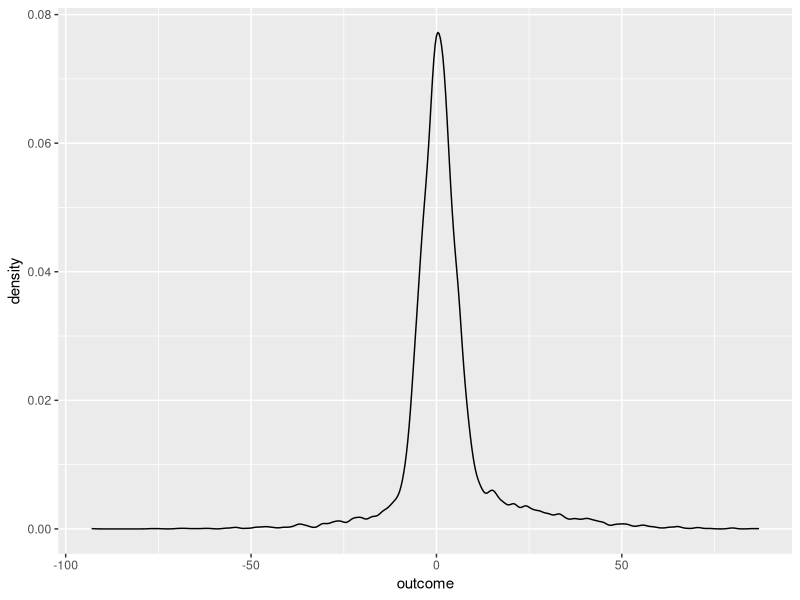
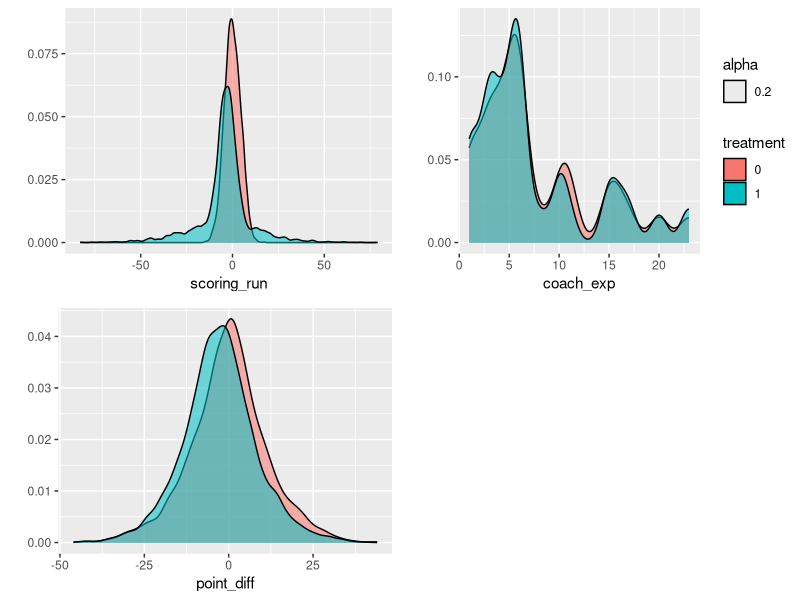
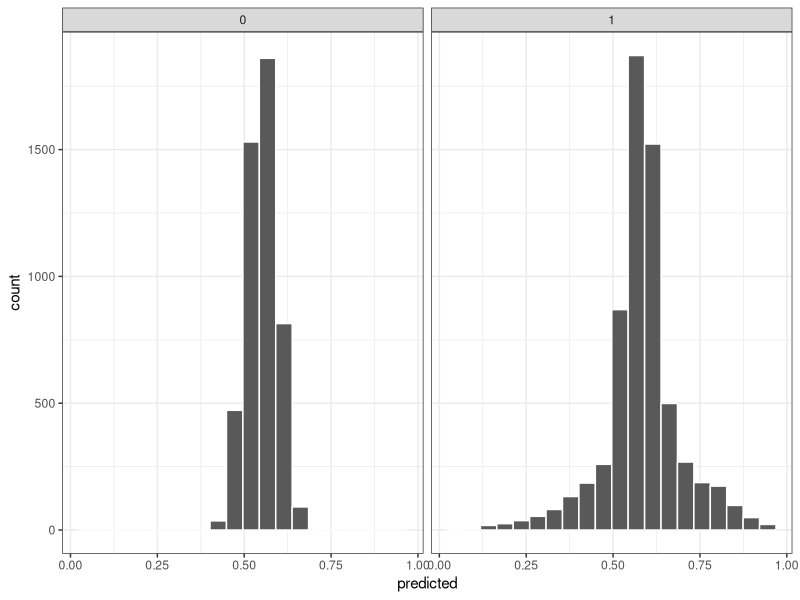
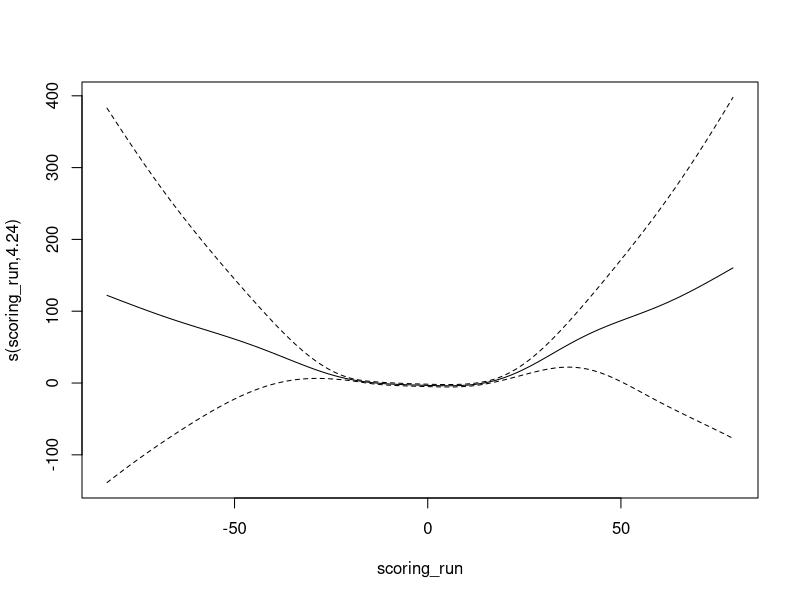
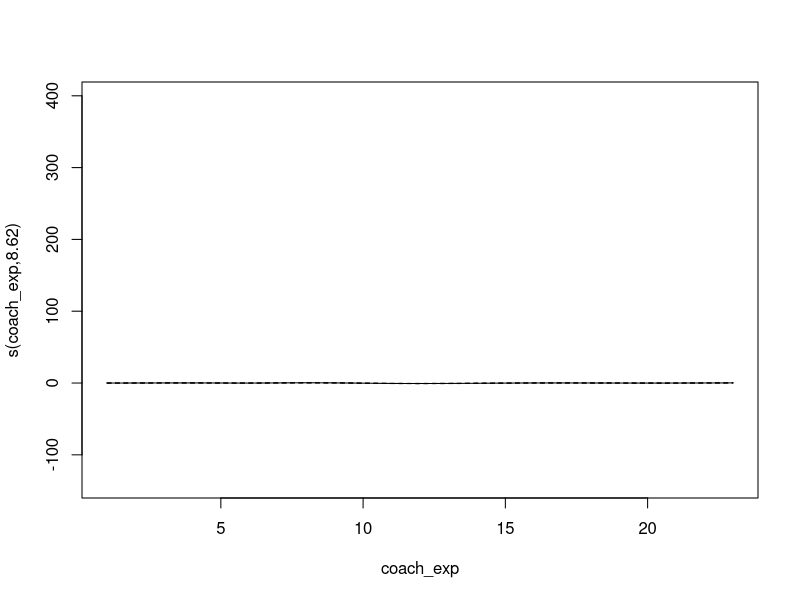
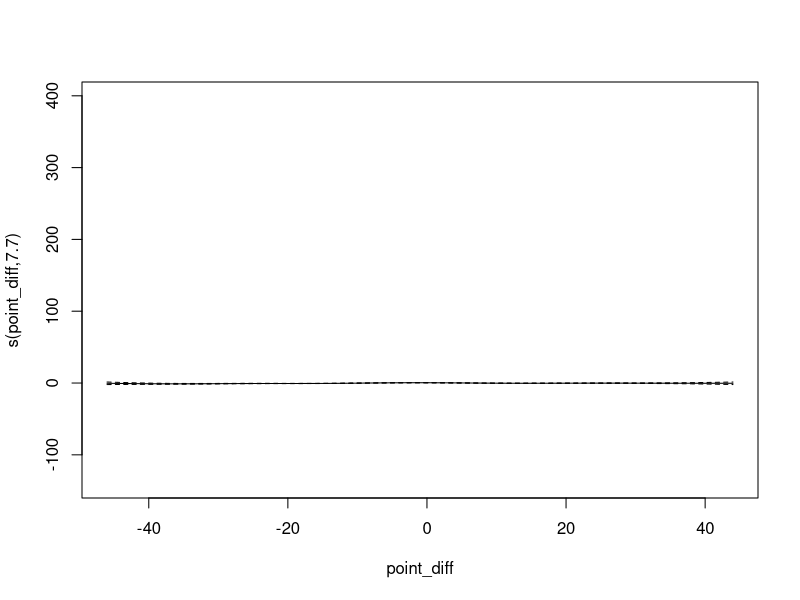
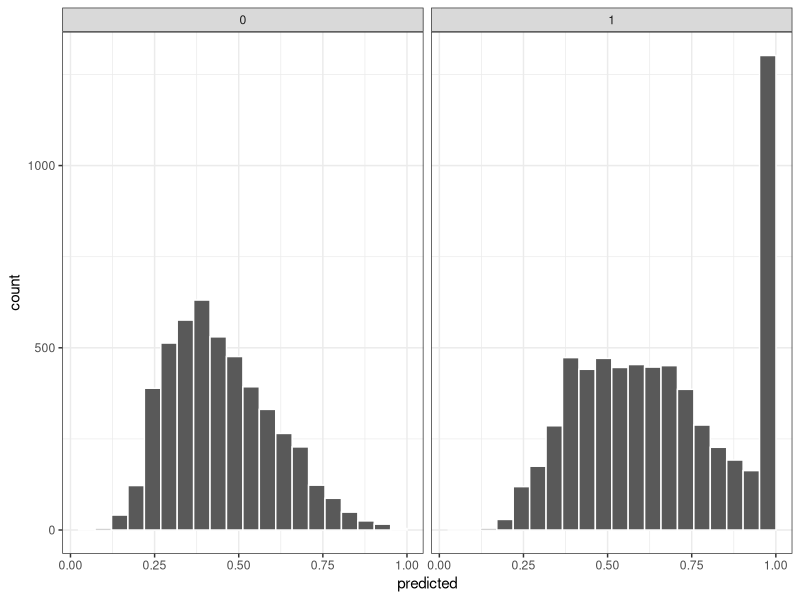
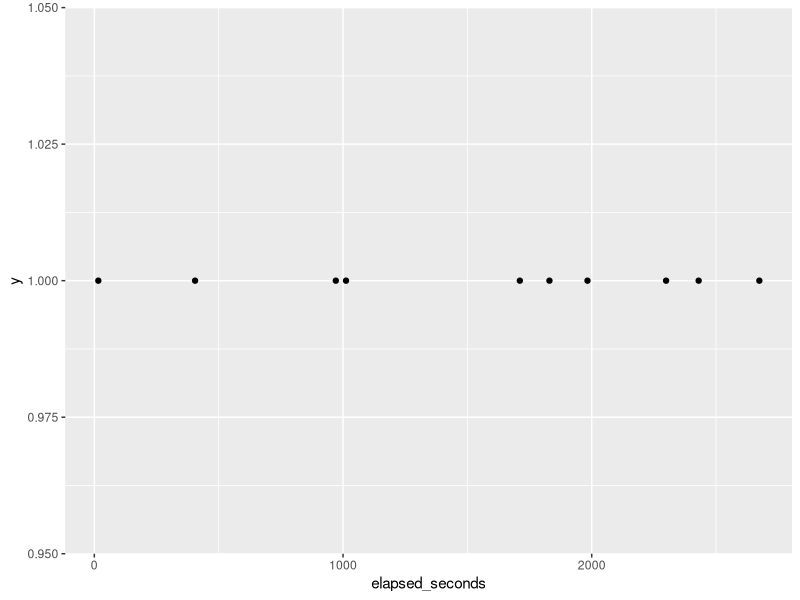

These charts were generated, in order, by the following R code: (Note: this script raises an error after producing the figures.)
## ---- chunk 1
knitr::opts_chunk$set(echo = TRUE)
## ---- chunk 2
library(boot)
library(tidyverse)
library(mgcv)
## ---- chunk 3
# via http://www.cookbook-r.com/Graphs/Multiple_graphs_on_one_page_(ggplot2)/

# Multiple plot function
#
# ggplot objects can be passed in ..., or to plotlist (as a list of ggplot objects)
# - cols:   Number of columns in layout
# - layout: A matrix specifying the layout. If present, 'cols' is ignored.
#
# If the layout is something like matrix(c(1,2,3,3), nrow=2, byrow=TRUE),
# then plot 1 will go in the upper left, 2 will go in the upper right, and
# 3 will go all the way across the bottom.
#
multiplot <- function(..., plotlist=NULL, file, cols=1, layout=NULL) {
  library(grid)

  # Make a list from the ... arguments and plotlist
  plots <- c(list(...), plotlist)

  numPlots = length(plots)

  # If layout is NULL, then use 'cols' to determine layout
  if (is.null(layout)) {
    # Make the panel
    # ncol: Number of columns of plots
    # nrow: Number of rows needed, calculated from # of cols
    layout <- matrix(seq(1, cols * ceiling(numPlots/cols)),
                    ncol = cols, nrow = ceiling(numPlots/cols))
  }

 if (numPlots==1) {
    print(plots[[1]])

  } else {
    # Set up the page
    grid.newpage()
    pushViewport(viewport(layout = grid.layout(nrow(layout), ncol(layout))))

    # Make each plot, in the correct location
    for (i in 1:numPlots) {
      # Get the i,j matrix positions of the regions that contain this subplot
      matchidx <- as.data.frame(which(layout == i, arr.ind = TRUE))

      print(plots[[i]], vp = viewport(layout.pos.row = matchidx$row,
                                      layout.pos.col = matchidx$col))
    }
  }
}
## ---- chunk 4
df = read.csv('output/nba_timeouts_analysis.csv')
df = df %>% select(-time_since_last_break)
head(df)
## ---- chunk 5
df %>% group_by(treatment) %>% tally()
## ---- chunk 6
df %>% ggplot(aes(x=outcome)) + geom_density()
## ---- chunk 7
library(gtable)
p = df %>%
  mutate(treatment=as.factor(treatment)) %>% 
  ggplot(aes(fill=treatment, alpha=0.2)) +
  ylab("")

p1 = p + geom_density(aes(x=scoring_run)) +theme(legend.position="none")
p2 = p + geom_density(aes(x=point_diff)) +theme(legend.position="none")
p3 = p + geom_density(aes(x=coach_exp)) 

multiplot(p1, p2, p3, cols=2)
## ---- chunk 8
a = df %>% 
  pivot_longer(-c(treatment, outcome)) %>% 
  group_by(treatment, name) %>% 
  summarise(mean = mean(value), sd = sd(value)) %>% 
  arrange(name, treatment) %>% 
  pivot_wider(names_from='treatment', values_from=c('mean', 'sd'))
## ---- chunk 9
b = df %>% 
  pivot_longer(-c(treatment, outcome, coach_exp)) %>% 
  group_by(treatment, name) %>% 
  summarise(opp_lower_quant = quantile(value, 0.025),
            opp_upper_quant = quantile(value, 0.975)) %>% 
  mutate(opposite_treatment = case_when(treatment==0~1, TRUE~0)) %>%
  inner_join(df %>% pivot_longer(-c(treatment, outcome)), by=c("opposite_treatment"="treatment", "name")) %>%
  # inner_join(df %>% pivot_longer(-c(treatment, outcome)), by=c("treatment"="treatment", "name")) %>% 
  group_by(treatment, name) %>% 
  summarise(pi = ecdf(value)(first(opp_lower_quant)) + (1-ecdf(value)(first(opp_upper_quant)))) %>% 
  pivot_wider(names_from=c('treatment'), values_from=c('pi'), names_prefix='pi_0.05_')
## ---- chunk 10
a %>% inner_join(b, by='name')
## ---- chunk 11
df
## ---- chunk 12
lin_fit = glm(formula = treatment~scoring_run + coach_exp + point_diff,
   data=df, 
   family=binomial())

print(summary(lin_fit))
## ---- chunk 13
with(summary(lin_fit), 1 - deviance/null.deviance)
## ---- chunk 14
prop_score_df = tibble(predicted = predict(lin_fit, type='response'), 
                       actual = as.factor(df$treatment))
prop_score_df %>%
  ggplot(aes(x=predicted)) + 
  geom_histogram(color='white', bins=20) + 
  facet_wrap(~actual) +
  theme_bw()
## ---- chunk 15
library(mgcv)
np_fit = gam(treatment~s(scoring_run) + s(coach_exp) + s(point_diff),
             data=df, family=binomial())

summary(np_fit)
## ---- chunk 16
plot(np_fit)
## ---- chunk 17
prop_score_df = tibble(predicted = predict(np_fit, type='response'), 
                       actual = as.factor(df$treatment))
prop_score_df %>%
  ggplot(aes(x=predicted)) + 
  geom_histogram(color='white', bins=20) + 
  facet_wrap(~actual) +
  theme_bw()
## ---- chunk 18
timeout_df = read_csv('output/timeouts.csv')
timeout_df %>% 
  filter(game_id == 21800742) %>% 
  ggplot(aes(x=elapsed_seconds, y=1)) + geom_point()
## ---- chunk 19
library("MatchIt")
m = matchit(treatment ~ scoring_run + coach_exp + point_diff,
                 data = df, method = "nearest")
## ---- chunk 20
summary(m$model)
## ---- chunk 21
plot(m, type="QQ")
## ---- chunk 22
plot(m, type="hist")
## ---- chunk 23
# Calculate ATT
# See Shalizi page 458 or Imbens-Rubin page 407
cum_diff = 0
cum_diff_cate_pos = 0
cum_diff_cate_neg = 0
pos_n = 0
neg_n = 0
for (i in 1:nrow(m$match.matrix)){
  treated_outcome = df %>% slice(i) %>% select(outcome) %>% pull()
  control_outcome = df %>% slice(as.integer(m$match.matrix[i])) %>% select(outcome) %>% pull()
  diff = treated_outcome - control_outcome
  
  scoring_run = df %>% slice(as.integer(m$match.matrix[i])) %>% select(scoring_run) %>% pull()
  if (scoring_run > 0){
    cum_diff_cate_pos = cum_diff_cate_pos + diff
    pos_n = pos_n + 1
  }
  if (scoring_run < 0){
    cum_diff_cate_neg = cum_diff_cate_neg + diff
    neg_n = neg_n + 1
  }
  
  cum_diff = cum_diff + diff
}

att = cum_diff / nrow(m$match.matrix)
catt_pos = cum_diff_cate_pos / pos_n
catt_neg = cum_diff_cate_neg / neg_n

# Calculate variance of ATT 
# See Imbens-Rubin page 407
cum_var_term = 0
cum_var_term_cate_pos = 0
cum_var_term_cate_neg = 0
for (i in 1: nrow(m$match.matrix)){
  treated_outcome = df %>% slice(i) %>% select(outcome) %>% pull()
  control_outcome = df %>% slice(as.integer(m$match.matrix[i])) %>% select(outcome) %>% pull()
  diff = treated_outcome - control_outcome
  scoring_run = df %>% slice(as.integer(m$match.matrix[i])) %>% select(scoring_run) %>% pull()
  
  if (scoring_run > 0){
    pos_var_term = (diff - catt_pos)^2 / 2
    cum_var_term_cate_pos = cum_var_term_cate_pos + pos_var_term
  }
  if (scoring_run < 0){
    neg_var_term = (diff - catt_neg)^2 / 2
    cum_var_term_cate_neg = cum_var_term_cate_neg + neg_var_term
  }
  
  var_term = (diff - att)^2 / 2
  cum_var_term = cum_var_term + var_term
}

var_att = cum_var_term / nrow(m$match.matrix)
var_catt_pos = cum_var_term_cate_pos / pos_n
var_catt_neg = cum_var_term_cate_neg / neg_n
## ---- chunk 24
print(paste(att, var_att^0.5))
print(paste('positive', catt_pos, var_catt_pos^0.5))
print(paste('negative', catt_neg, var_catt_neg^0.5))
## ---- chunk 25
treated = match.data(m, group = "treat")
control = match.data(m, group = "control")
n_treated = nrow(treated)
sum_treated = sum(treated$outcome)
n_control = nrow(control)
sum_control = sum(control$outcome)
(sum_treated / n_treated - sum_control / n_control)
## ---- chunk 26
treated
## ---- chunk 27
glinfit = lm(outcome ~ treatment + scoring_run + coach_exp + point_diff, data=match.data(m))
## ---- chunk 28
summary(glinfit)
## ---- chunk 29
library('hexbin')
k = tibble(fitted=glinfit$fitted.values, actual=match.data(m)$outcome, residuals=glinfit$residuals) 
k = k %>% sample_frac(0.05)

k %>% 
  ggplot(aes(x=fitted, y=residuals)) + 
  # stat_binhex()
  # geom_point()
  geom_jitter(height=0.25)
## ---- chunk 30
df = match.data(m)
outcome_model = lm(outcome~treatment+scoring_run+coach_exp+point_diff, data=df)
df_all_treated = df
df_all_treated$treatment = 1
df_none_treated = df
df_none_treated$treatment = 0
df_standardization = rbind(df_all_treated, df_none_treated)
outcomes = predict(outcome_model, newdata=df_standardization)
treated_index_start = 0
treated_index_end = nrow(df_all_treated)
untreated_index_start = as.integer(nrow(df_all_treated) + 1)
untreated_index_end = nrow(df_standardization)
standardization_ACE = (sum(outcomes[treated_index_start:treated_index_end]) / nrow(df_all_treated)) - (sum(outcomes[untreated_index_start:untreated_index_end]) / nrow(df_none_treated))
## ---- chunk 31
standardization_ACE
## ---- chunk 32
fc <- function(df,i){
  df_boot <- df[i,]
  outcome_model = lm(outcome~treatment+scoring_run+coach_exp+point_diff, data=df_boot)
  df_all_treated = df_boot
  df_all_treated$treatment = 1
  df_none_treated = df_boot
  df_none_treated$treatment = 0
  df_standardization = rbind(df_all_treated, df_none_treated)
  outcomes = predict(outcome_model, newdata=df_standardization)
  treated_index_start = 0
  treated_index_end = nrow(df_all_treated)
  untreated_index_start = as.integer(nrow(df_all_treated) + 1)
  untreated_index_end = nrow(df_standardization)
  standardization_ACE = (sum(outcomes[treated_index_start:treated_index_end]) / nrow(df_all_treated)) - (sum(outcomes[untreated_index_start:untreated_index_end]) / nrow(df_none_treated))
  return(standardization_ACE)
}

boot_standardization_ACE <- boot(df, fc, R=500)
standardization_CI = toString(standardization_ACE + c(-1,1) * 1.96 * sd(boot_standardization_ACE$t))
## ---- chunk 33
standardization_CI
## ---- chunk 34
df_positive = df[df$scoring_run > 0,]

outcome_model = lm(outcome~treatment+scoring_run+coach_exp+point_diff, data=df_positive)
df_positive_all_treated = df_positive
df_positive_all_treated$treatment = 1
df_positive_none_treated = df_positive
df_positive_none_treated$treatment = 0
df_positive_standardization = rbind(df_positive_all_treated, df_positive_none_treated)
outcomes = predict(outcome_model, newdata=df_positive_standardization)
treated_index_start = 0
treated_index_end = nrow(df_positive_all_treated)
untreated_index_start = as.integer(nrow(df_positive_all_treated) + 1)
untreated_index_end = nrow(df_positive_standardization)
standardization_ACE = (sum(outcomes[treated_index_start:treated_index_end]) / nrow(df_positive_all_treated)) - (sum(outcomes[untreated_index_start:untreated_index_end]) / nrow(df_positive_none_treated))

## ---- chunk 35
fc <- function(df_positive,i){
  df_positive_boot <- df_positive[i,]
  outcome_model = lm(outcome~treatment+scoring_run+coach_exp+point_diff, data=df_positive_boot)
  df_positive_all_treated = df_positive_boot
  df_positive_all_treated$treatment = 1
  df_positive_none_treated = df_positive_boot
  df_positive_none_treated$treatment = 0
  df_positive_standardization = rbind(df_positive_all_treated, df_positive_none_treated)
  outcomes = predict(outcome_model, newdata=df_positive_standardization)
  treated_index_start = 0
  treated_index_end = nrow(df_positive_all_treated)
  untreated_index_start = as.integer(nrow(df_positive_all_treated) + 1)
  untreated_index_end = nrow(df_positive_standardization)
  standardization_ACE = (sum(outcomes[treated_index_start:treated_index_end]) / nrow(df_positive_all_treated)) - (sum(outcomes[untreated_index_start:untreated_index_end]) / nrow(df_positive_none_treated))
  return(standardization_ACE)
}

boot_standardization_ACE <- boot(df_positive, fc, R=500)
standardization_CI = toString(standardization_ACE + c(-1,1) * 1.96 * sd(boot_standardization_ACE$t))
## ---- chunk 36
standardization_ACE
## ---- chunk 37
standardization_CI
## ---- chunk 38
df_negative = df[df$scoring_run < 0,]

outcome_model = lm(outcome~treatment+scoring_run+coach_exp+point_diff, data=df_negative)
df_negative_all_treated = df_negative
df_negative_all_treated$treatment = 1
df_negative_none_treated = df_negative
df_negative_none_treated$treatment = 0
df_negative_standardization = rbind(df_negative_all_treated, df_negative_none_treated)
outcomes = predict(outcome_model, newdata=df_negative_standardization)
treated_index_start = 0
treated_index_end = nrow(df_negative_all_treated)
untreated_index_start = as.integer(nrow(df_negative_all_treated) + 1)
untreated_index_end = nrow(df_negative_standardization)
standardization_ACE = (sum(outcomes[treated_index_start:treated_index_end]) / nrow(df_negative_all_treated)) - (sum(outcomes[untreated_index_start:untreated_index_end]) / nrow(df_negative_none_treated))

## ---- chunk 39
fc <- function(df_negative,i){
  df_negative_boot <- df_negative[i,]
  outcome_model = lm(outcome~treatment+scoring_run+coach_exp+point_diff, data=df_negative_boot)
  df_negative_all_treated = df_negative_boot
  df_negative_all_treated$treatment = 1
  df_negative_none_treated = df_negative_boot
  df_negative_none_treated$treatment = 0
  df_negative_standardization = rbind(df_negative_all_treated, df_negative_none_treated)
  outcomes = predict(outcome_model, newdata=df_negative_standardization)
  treated_index_start = 0
  treated_index_end = nrow(df_negative_all_treated)
  untreated_index_start = as.integer(nrow(df_negative_all_treated) + 1)
  untreated_index_end = nrow(df_negative_standardization)
  standardization_ACE = (sum(outcomes[treated_index_start:treated_index_end]) / nrow(df_negative_all_treated)) - (sum(outcomes[untreated_index_start:untreated_index_end]) / nrow(df_negative_none_treated))
  return(standardization_ACE)
}

boot_standardization_ACE <- boot(df_negative, fc, R=500)
standardization_CI = toString(standardization_ACE + c(-1,1) * 1.96 * sd(boot_standardization_ACE$t))
## ---- chunk 40
standardization_ACE
## ---- chunk 41
standardization_CI
